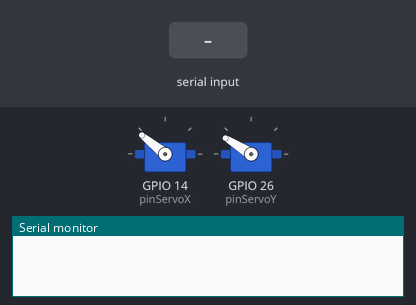
A program run on a simulated ESP32. Shown: 2 × servo, the last lines printed to the serial monitor. The inputs (shaded band) are chosen by the test bench.

Above: at 1.2 s.
1.3 s: "f" received over Serial
At 1.9 s:
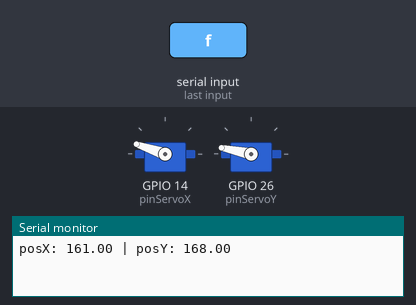
2.8 s: "1,90\n" received over Serial
At 4.0 s:
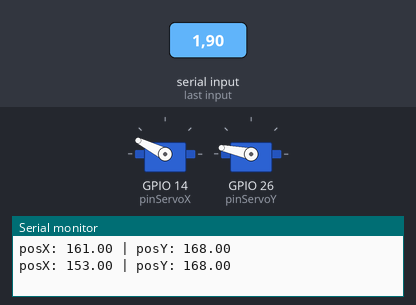
4.3 s: "90,45,200\n" received over Serial
At 5.4 s:
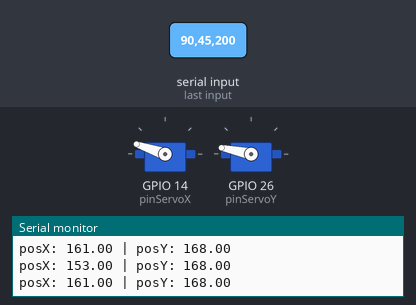
5.8 s: "1,90,45\n" received over Serial
At 6.5 s:
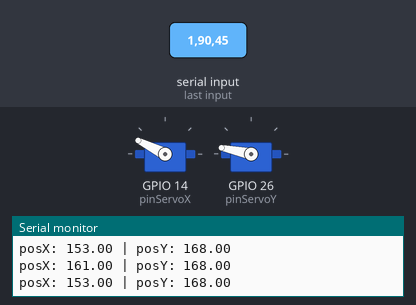
Timing chart, 0 to 8.3 s (numbered marks = the images above; inputs shaded):
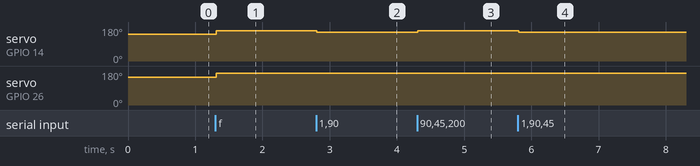

The program:

main.cpp
```cpp
#include <Arduino.h>
#include <Servo.h>
#include <PID.h>


#define pinServoY 26
#define pinServoX 14
#define pinPotA 35
#define pinPotB 34

const int period = 1;
unsigned long time;

float kp = 1.0;
float ki = 0.0;
float kd = 0.0;
int setPoint = 250;

float rangeMap = kp*setPoint;

Servo sX;
Servo sY;

PID pidX(kp,ki,kd,setPoint, period);
PID pidY(kp,ki,kd,setPoint, period);

//String data = String(5);
String data;


void setup(){
  Serial.begin(115200);
  Serial.setTimeout(10);

  sX.attach(pinServoX);
  sX.write(141);
  sY.attach(pinServoY);
  sY.write(148);

  // pinMode(pinPotA, INPUT);
  // pinMode(pinPotB, INPUT);


  time = millis();
}


bool verificaDado(String data){
  bool verf;
  String verificador = data.substring(0,1);
  if (verificador == "c"){
    verf = true;
  }
  else if(verificador == "f"){
    verf = false;}
  return verf;
}

void loop(){

  while(Serial.available()){

    data = Serial.readString();
    data.trim();

    if (verificaDado(data) == false){
      int dataX = data.substring(2,7).toInt();
      int dataY = data.substring(8,13).toInt();

      // sX.write(dataX);
      // sY.write(dataY);

      // Serial.print("data: ");
      // Serial.print(data);
      // Serial.print(" | posX: ");
      // Serial.print(dataX);
      // Serial.print(" | posY: ");
      // Serial.println(dataY);


      // s.write(dataForm);
      if (millis() > time+period){


        double posServoX = pidX.process(dataX);
        double posServoY = pidY.process(dataY);


        int maxX = 161;  //15 graus 161
        int minX = 121;  //-15 graus 121
        int maxY = 168;  //15 graus 168
        int minY = 128;  // -15 graus 128

        posServoX = map(posServoX, -setPoint,setPoint,minX, maxX);
        posServoY = map(posServoY, -setPoint,setPoint,minY, maxY);

        if(posServoX > maxX){posServoX = maxX;}
        if(posServoX < minX){posServoX = minX;}
        if(posServoY > maxY){posServoY = maxY;}
        if(posServoY < minY){posServoY = minY;}

        // Serial.println(pidX.pidString() +" | pos: " + (String)posServo);
        Serial.print("posX: ");
        Serial.print(posServoX);
        Serial.print(" | posY: ");
        Serial.println(posServoY);

        sY.write(posServoY);
        sX.write(posServoX);
        time = millis();
      }
    }
    else{
      kp = data.substring(2,7).toFloat();
      ki = data.substring(8,13).toFloat();
      kd = data.substring(14,18).toFloat();
      pidX.atualizarPID(kp,ki,kd);
      Serial.println("kp: "+(String)kp+" | ki: "+(String)ki+" | kd: "+(String)kd);
    }
  }
  // int leituraPotA = analogRead(pinPotA);
  // int leituraPotB = analogRead(pinPotB);
  // float posServoA = map(leituraPotA, 0,4096,0,180);
  // float posServoB = map(leituraPotB,0,4096,0,180);
  // if(posServoA < 78){
  //   posServoA = 78;
  // }
  // if(posServoB < 98){
  //   posServoB = 98;
  // }

}
```

PID.h
```cpp
#include <Arduino.h>

class PID{
    public:
        double error,
               lastError = 0,
               kP,
               kI,
               kD,
               P,
               I = 0,
               D,
               pid,
               setPoint;

        long lastProcess;

        int period;

    PID(double _kP, double _kI, double _kD, double _setPoint, int _period){
        kP = _kP;
        kI = _kI;
        kD = _kD;
        setPoint = _setPoint;
        period = _period;
    }

    void atualizarPID(double _novoKp, double _novoKi, double _novoKd){
        kP = _novoKp;
        kI = _novoKi;
        kD = _novoKd;
    }

    double process(double sample){

        error = setPoint - sample;

        P = kP * error;

        D = kD * ((error - lastError)/period);

        if(-35 < error && error < 35){
            I = I + (kI * error);
        }
        else{I = 0;}

        pid = P + I + D;

        lastError = error;

        return pid;
    }

    String pidString(){
        String sPID = "P: " + (String)P + " | I: " + (String)I + " | D: " + (String)D + " | pid: " + (String)pid;
        return sPID;
    }

};
```

Measured:
- after the input at 1.3 s, servo on GPIO 14 (pinServoX): 141° → 161° at once; servo on GPIO 26 (pinServoY): 148° → 168° at once
- after the input at 2.8 s, servo on GPIO 14 (pinServoX): 161° → 153° at once
- after the input at 4.3 s, servo on GPIO 14 (pinServoX): 153° → 161° at once
- after the input at 5.8 s, servo on GPIO 14 (pinServoX): 161° → 153° at once
